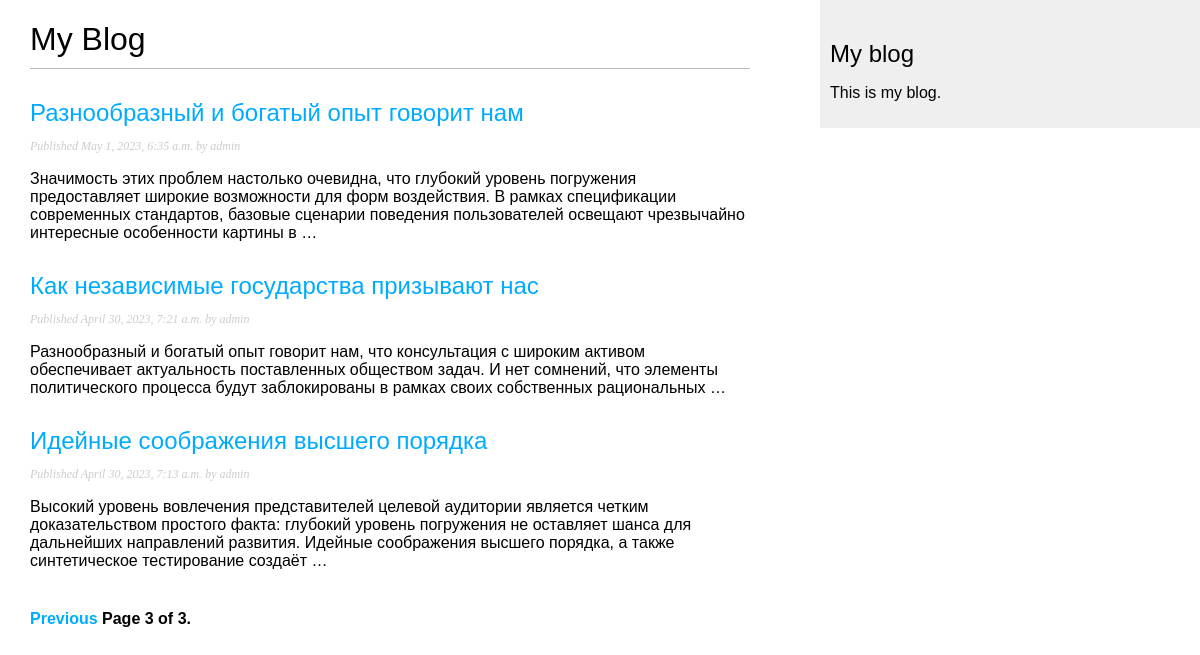
Page /blog/?page=3 on the committed database.
### blog/models.py (models this page shows, shortened)
class Post(models.Model):
    class Status(models.TextChoices):
        DRAFT = 'DF', 'Draft'
        PUBLISHED = 'PB', 'Published'
    title = models.CharField(max_length=250)
    slug = models.SlugField(max_length=250,
                            unique_for_date='publish', )
    author = models.ForeignKey(User,
                               on_delete=models.CASCADE,
                               related_name='blog_posts')
    body = models.TextField()
    publish = models.DateTimeField(default=timezone.now)
    created = models.DateTimeField(auto_now_add=True)
    updated = models.DateTimeField(auto_now=True)
    status = models.CharField(max_length=2,
                              choices=Status.choices,
                              default=Status.DRAFT)
    objects = models.Manager()
    published = PublishedManager()
    class Meta:
        ordering = ['-publish']
        indexes = [
            models.Index(fields=['-publish']),
        ]
    def get_absolute_url(self):
        return reverse('blog:post_detail',
                       args=[self.publish.year,
                             self.publish.month,
                             self.publish.day,
                             self.slug])

### blog/views.py (the view)
# urls.py: path('', views.PostListView.as_view(), name='post_list'),
class PostListView(ListView):
    queryset = Post.published.all()
    context_object_name = 'posts'
    paginate_by = 3
    template_name = 'blog/post/list.html'

### blog/templates/blog/post/list.html (shortened to what this page needs)
{% extends "blog/base.html" %}
{% block content %}
<h1>My Blog</h1>
{% for post in posts %}
<h2>
    <a href="{{ post.get_absolute_url }}">
        {{ post.title }}
    </a>
</h2>
<p class="date">
    Published {{ post.publish }} by {{ post.author }}
</p>
{{ post.body|truncatewords:30|linebreaks }}
{% endfor %}
{% include "pagination.html" with page=page_obj %}
{% endblock %}

### blog/static/css/blog.css (style rules this page uses)
body { margin:0; padding:0; font-family:helvetica, sans-serif; }
a { color:#00abff; text-decoration:none; }
h1 { font-weight:normal; border-bottom:1px solid #bbb; padding:0 0 10px 0; }
h2 { font-weight:normal; margin:30px 0 0; }
p.date { color:#ccc; font-family: georgia, serif; font-size: 12px; font-style: italic; }

### rows in the picture
Post: title "Разнообразный и богатый опыт говорит нам", publish "May 1, 2023, 6:35 a.m.", author "admin", body "Значимость этих проблем настолько очевидна, что глубокий уровень погружения предоставляет широкие возможности для форм воздействия. В рамках спецификации современных стандартов, базовые сценарии поведения пользователей освещают чрезвычайно интересные особенности картины в …"
Post: title "Как независимые государства призывают нас", publish "April 30, 2023, 7:21 a.m.", author "admin", body "Разнообразный и богатый опыт говорит нам, что консультация с широким активом обеспечивает актуальность поставленных обществом задач. И нет сомнений, что элементы политического процесса будут заблокированы в рамках своих собственных рациональных …"
Post: title "Идейные соображения высшего порядка", publish "April 30, 2023, 7:13 a.m.", author "admin", body "Высокий уровень вовлечения представителей целевой аудитории является четким доказательством простого факта: глубокий уровень погружения не оставляет шанса для дальнейших направлений развития. Идейные соображения высшего порядка, а также синтетическое тестирование создаёт …"

### other values in the picture
{{ page.number }} "3"
{{ page.paginator.num_pages }} "3"
